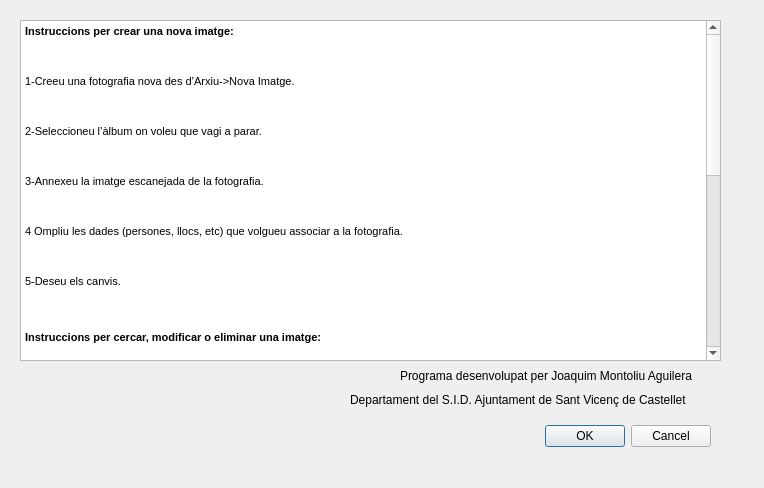
<?xml version="1.0" encoding="UTF-8"?>
<ui version="4.0">
 <class>InfoDialog</class>
 <widget class="QDialog" name="InfoDialog">
  <property name="geometry">
   <rect>
    <x>0</x>
    <y>0</y>
    <width>764</width>
    <height>488</height>
   </rect>
  </property>
  <property name="windowTitle">
   <string>Dialog</string>
  </property>
  <widget class="QDialogButtonBox" name="buttonBox">
   <property name="geometry">
    <rect>
     <x>370</x>
     <y>420</y>
     <width>341</width>
     <height>32</height>
    </rect>
   </property>
   <property name="orientation">
    <enum>Qt::Horizontal</enum>
   </property>
   <property name="standardButtons">
    <set>QDialogButtonBox::Cancel|QDialogButtonBox::Ok</set>
   </property>
  </widget>
  <widget class="QLabel" name="label">
   <property name="geometry">
    <rect>
     <x>400</x>
     <y>350</y>
     <width>311</width>
     <height>51</height>
    </rect>
   </property>
   <property name="text">
    <string>Programa desenvolupat per Joaquim Montoliu Aguilera</string>
   </property>
  </widget>
  <widget class="QLabel" name="label_2">
   <property name="geometry">
    <rect>
     <x>350</x>
     <y>390</y>
     <width>371</width>
     <height>20</height>
    </rect>
   </property>
   <property name="text">
    <string>Departament del S.I.D. Ajuntament de Sant Vicenç de Castellet</string>
   </property>
  </widget>
  <widget class="QTextBrowser" name="textBrowser">
   <property name="geometry">
    <rect>
     <x>20</x>
     <y>20</y>
     <width>701</width>
     <height>341</height>
    </rect>
   </property>
   <property name="html">
    <string>&lt;!DOCTYPE HTML PUBLIC &quot;-//W3C//DTD HTML 4.0//EN&quot; &quot;http://www.w3.org/TR/REC-html40/strict.dtd&quot;&gt;
&lt;html&gt;&lt;head&gt;&lt;meta name=&quot;qrichtext&quot; content=&quot;1&quot; /&gt;&lt;style type=&quot;text/css&quot;&gt;
p, li { white-space: pre-wrap; }
&lt;/style&gt;&lt;/head&gt;&lt;body style=&quot; font-family:'MS Shell Dlg 2'; font-size:7.8pt; font-weight:400; font-style:normal;&quot;&gt;
&lt;p style=&quot; margin-top:12px; margin-bottom:12px; margin-left:0px; margin-right:0px; -qt-block-indent:0; text-indent:0px;&quot;&gt;&lt;span style=&quot; font-family:'MS Shell Dlg 2,sans-serif'; font-size:8pt; font-weight:600;&quot;&gt;Instruccions per crear una nova imatge:&lt;/span&gt;&lt;span style=&quot; font-size:8pt;&quot;&gt; &lt;/span&gt;&lt;/p&gt;
&lt;p style=&quot; margin-top:12px; margin-bottom:12px; margin-left:0px; margin-right:0px; -qt-block-indent:0; text-indent:0px;&quot;&gt;&lt;span style=&quot; font-family:'MS Shell Dlg 2,sans-serif'; font-size:8pt; font-weight:600;&quot;&gt; &lt;/span&gt;&lt;span style=&quot; font-size:8pt;&quot;&gt; &lt;/span&gt;&lt;/p&gt;
&lt;p style=&quot; margin-top:12px; margin-bottom:12px; margin-left:0px; margin-right:0px; -qt-block-indent:0; text-indent:0px;&quot;&gt;&lt;span style=&quot; font-family:'MS Shell Dlg 2,sans-serif'; font-size:8pt;&quot;&gt;1-Creeu una fotografia nova des d’Arxiu-&amp;gt;Nova Imatge.&lt;/span&gt;&lt;span style=&quot; font-size:8pt;&quot;&gt; &lt;/span&gt;&lt;/p&gt;
&lt;p style=&quot; margin-top:12px; margin-bottom:12px; margin-left:0px; margin-right:0px; -qt-block-indent:0; text-indent:0px;&quot;&gt;&lt;span style=&quot; font-family:'MS Shell Dlg 2,sans-serif'; font-size:8pt;&quot;&gt; &lt;/span&gt;&lt;span style=&quot; font-size:8pt;&quot;&gt; &lt;/span&gt;&lt;/p&gt;
&lt;p style=&quot; margin-top:12px; margin-bottom:12px; margin-left:0px; margin-right:0px; -qt-block-indent:0; text-indent:0px;&quot;&gt;&lt;span style=&quot; font-family:'MS Shell Dlg 2,sans-serif'; font-size:8pt;&quot;&gt;2-Seleccioneu l’àlbum on voleu que vagi a parar.&lt;/span&gt;&lt;span style=&quot; font-size:8pt;&quot;&gt; &lt;/span&gt;&lt;/p&gt;
&lt;p style=&quot; margin-top:12px; margin-bottom:12px; margin-left:0px; margin-right:0px; -qt-block-indent:0; text-indent:0px;&quot;&gt;&lt;span style=&quot; font-family:'MS Shell Dlg 2,sans-serif'; font-size:8pt;&quot;&gt; &lt;/span&gt;&lt;span style=&quot; font-size:8pt;&quot;&gt; &lt;/span&gt;&lt;/p&gt;
&lt;p style=&quot; margin-top:12px; margin-bottom:12px; margin-left:0px; margin-right:0px; -qt-block-indent:0; text-indent:0px;&quot;&gt;&lt;span style=&quot; font-family:'MS Shell Dlg 2,sans-serif'; font-size:8pt;&quot;&gt;3-Annexeu la imatge escanejada de la fotografia. &lt;/span&gt;&lt;/p&gt;
&lt;p style=&quot; margin-top:12px; margin-bottom:12px; margin-left:0px; margin-right:0px; -qt-block-indent:0; text-indent:0px;&quot;&gt;&lt;span style=&quot; font-family:'MS Shell Dlg 2,sans-serif'; font-size:8pt;&quot;&gt; &lt;/span&gt;&lt;span style=&quot; font-size:8pt;&quot;&gt; &lt;/span&gt;&lt;/p&gt;
&lt;p style=&quot; margin-top:12px; margin-bottom:12px; margin-left:0px; margin-right:0px; -qt-block-indent:0; text-indent:0px;&quot;&gt;&lt;span style=&quot; font-family:'MS Shell Dlg 2,sans-serif'; font-size:8pt;&quot;&gt;4 Ompliu les dades (persones, llocs, etc) que volgueu associar a la fotografia.&lt;/span&gt;&lt;span style=&quot; font-size:8pt;&quot;&gt; &lt;/span&gt;&lt;/p&gt;
&lt;p style=&quot; margin-top:12px; margin-bottom:12px; margin-left:0px; margin-right:0px; -qt-block-indent:0; text-indent:0px;&quot;&gt;&lt;span style=&quot; font-family:'MS Shell Dlg 2,sans-serif'; font-size:8pt;&quot;&gt; &lt;/span&gt;&lt;span style=&quot; font-size:8pt;&quot;&gt; &lt;/span&gt;&lt;/p&gt;
&lt;p style=&quot; margin-top:12px; margin-bottom:12px; margin-left:0px; margin-right:0px; -qt-block-indent:0; text-indent:0px;&quot;&gt;&lt;span style=&quot; font-family:'MS Shell Dlg 2,sans-serif'; font-size:8pt;&quot;&gt;5-Deseu els canvis.&lt;/span&gt;&lt;span style=&quot; font-size:8pt;&quot;&gt; &lt;/span&gt;&lt;/p&gt;
&lt;p style=&quot; margin-top:12px; margin-bottom:12px; margin-left:0px; margin-right:0px; -qt-block-indent:0; text-indent:0px;&quot;&gt;&lt;span style=&quot; font-family:'Times New Roman,serif'; font-size:12pt;&quot;&gt; &lt;/span&gt;&lt;span style=&quot; font-size:8pt;&quot;&gt; &lt;/span&gt;&lt;/p&gt;
&lt;p style=&quot; margin-top:12px; margin-bottom:12px; margin-left:0px; margin-right:0px; -qt-block-indent:0; text-indent:0px;&quot;&gt;&lt;span style=&quot; font-family:'MS Shell Dlg 2,sans-serif'; font-size:8pt; font-weight:600;&quot;&gt;Instruccions per cercar, modificar o eliminar una imatge:&lt;/span&gt;&lt;span style=&quot; font-size:8pt;&quot;&gt; &lt;/span&gt;&lt;/p&gt;
&lt;p style=&quot; margin-top:12px; margin-bottom:12px; margin-left:0px; margin-right:0px; -qt-block-indent:0; text-indent:0px;&quot;&gt;&lt;span style=&quot; font-family:'MS Shell Dlg 2,sans-serif'; font-size:8pt; font-weight:600;&quot;&gt; &lt;/span&gt;&lt;span style=&quot; font-size:8pt;&quot;&gt; &lt;/span&gt;&lt;/p&gt;
&lt;p style=&quot; margin-top:12px; margin-bottom:12px; margin-left:0px; margin-right:0px; -qt-block-indent:0; text-indent:0px;&quot;&gt;&lt;span style=&quot; font-family:'MS Shell Dlg 2,sans-serif'; font-size:8pt;&quot;&gt;Per poder cercar una imatge:&lt;/span&gt;&lt;span style=&quot; font-size:8pt;&quot;&gt; &lt;/span&gt;&lt;/p&gt;
&lt;p style=&quot; margin-top:12px; margin-bottom:12px; margin-left:0px; margin-right:0px; -qt-block-indent:0; text-indent:0px;&quot;&gt;&lt;span style=&quot; font-family:'MS Shell Dlg 2,sans-serif'; font-size:8pt;&quot;&gt; &lt;/span&gt;&lt;span style=&quot; font-size:8pt;&quot;&gt; &lt;/span&gt;&lt;/p&gt;
&lt;p style=&quot; margin-top:12px; margin-bottom:12px; margin-left:0px; margin-right:0px; -qt-block-indent:0; text-indent:0px;&quot;&gt;&lt;span style=&quot; font-family:'MS Shell Dlg 2,sans-serif'; font-size:8pt;&quot;&gt;1- Seleccioneu l’àlbum i, quan el programa us ofereixi el llistat de les fotografies que l’integren, escolliu la que us interessi.&lt;/span&gt;&lt;span style=&quot; font-size:8pt;&quot;&gt; &lt;/span&gt;&lt;/p&gt;
&lt;p style=&quot; margin-top:12px; margin-bottom:12px; margin-left:0px; margin-right:0px; -qt-block-indent:0; text-indent:0px;&quot;&gt;&lt;span style=&quot; font-family:'MS Shell Dlg 2,sans-serif'; font-size:8pt;&quot;&gt; &lt;/span&gt;&lt;span style=&quot; font-size:8pt;&quot;&gt; &lt;/span&gt;&lt;/p&gt;
&lt;p style=&quot; margin-top:12px; margin-bottom:12px; margin-left:0px; margin-right:0px; -qt-block-indent:0; text-indent:0px;&quot;&gt;&lt;span style=&quot; font-family:'MS Shell Dlg 2,sans-serif'; font-size:8pt;&quot;&gt;2-Cerqueu-la a partir del títol que li vam posar.&lt;/span&gt;&lt;span style=&quot; font-size:8pt;&quot;&gt; &lt;/span&gt;&lt;/p&gt;
&lt;p style=&quot; margin-top:12px; margin-bottom:12px; margin-left:0px; margin-right:0px; -qt-block-indent:0; text-indent:0px;&quot;&gt;&lt;span style=&quot; font-family:'MS Shell Dlg 2,sans-serif'; font-size:8pt;&quot;&gt; &lt;/span&gt;&lt;span style=&quot; font-size:8pt;&quot;&gt; &lt;/span&gt;&lt;/p&gt;
&lt;p style=&quot; margin-top:12px; margin-bottom:12px; margin-left:0px; margin-right:0px; -qt-block-indent:0; text-indent:0px;&quot;&gt;&lt;span style=&quot; font-family:'MS Shell Dlg 2,sans-serif'; font-size:8pt;&quot;&gt;Un cop localitzada la imatge, podeu canviar les dades que conté, però sempre desant els canvis abans de tancar la finestra, per asegurar que es desin correctament. Si voleu eliminar-la, només cal que la seleccioneu de la llista d’imatges disponibles i la suprimiu.&lt;/span&gt;&lt;span style=&quot; font-size:8pt;&quot;&gt; &lt;/span&gt;&lt;/p&gt;
&lt;p style=&quot; margin-top:12px; margin-bottom:12px; margin-left:0px; margin-right:0px; -qt-block-indent:0; text-indent:0px;&quot;&gt;&lt;span style=&quot; font-family:'MS Shell Dlg 2,sans-serif'; font-size:8pt;&quot;&gt; &lt;/span&gt;&lt;span style=&quot; font-size:8pt;&quot;&gt; &lt;/span&gt;&lt;/p&gt;
&lt;p style=&quot; margin-top:12px; margin-bottom:12px; margin-left:0px; margin-right:0px; -qt-block-indent:0; text-indent:0px;&quot;&gt;&lt;span style=&quot; font-family:'MS Shell Dlg 2,sans-serif'; font-size:8pt; font-weight:600;&quot;&gt;Funcionament bàsic del programa:&lt;/span&gt;&lt;span style=&quot; font-size:8pt;&quot;&gt; &lt;/span&gt;&lt;/p&gt;
&lt;p style=&quot; margin-top:12px; margin-bottom:12px; margin-left:0px; margin-right:0px; -qt-block-indent:0; text-indent:0px;&quot;&gt;&lt;span style=&quot; font-family:'MS Shell Dlg 2,sans-serif'; font-size:8pt; font-weight:600;&quot;&gt; &lt;/span&gt;&lt;span style=&quot; font-size:8pt;&quot;&gt; &lt;/span&gt;&lt;/p&gt;
&lt;p style=&quot; margin-top:12px; margin-bottom:12px; margin-left:0px; margin-right:0px; -qt-block-indent:0; text-indent:0px;&quot;&gt;&lt;span style=&quot; font-family:'MS Shell Dlg 2,sans-serif'; font-size:8pt;&quot;&gt;1- El programa crea una carpeta per cada àlbum, i totes els fotografies d’aquest álbum es guarden en aquesta carpeta.&lt;/span&gt;&lt;span style=&quot; font-size:8pt;&quot;&gt; &lt;/span&gt;&lt;/p&gt;
&lt;p style=&quot; margin-top:12px; margin-bottom:12px; margin-left:0px; margin-right:0px; -qt-block-indent:0; text-indent:0px;&quot;&gt;&lt;span style=&quot; font-family:'MS Shell Dlg 2,sans-serif'; font-size:8pt;&quot;&gt; &lt;/span&gt;&lt;span style=&quot; font-size:8pt;&quot;&gt; &lt;/span&gt;&lt;/p&gt;
&lt;p style=&quot; margin-top:12px; margin-bottom:12px; margin-left:0px; margin-right:0px; -qt-block-indent:0; text-indent:0px;&quot;&gt;&lt;span style=&quot; font-family:'MS Shell Dlg 2,sans-serif'; font-size:8pt;&quot;&gt;2- Totes les dades associades a les fotografies d’un àlbum es desen en un fitxer anomentat “Dades”.  &lt;/span&gt;&lt;span style=&quot; font-size:8pt;&quot;&gt; &lt;/span&gt;&lt;/p&gt;
&lt;p style=&quot; margin-top:12px; margin-bottom:12px; margin-left:0px; margin-right:0px; -qt-block-indent:0; text-indent:0px;&quot;&gt;&lt;span style=&quot; font-family:'MS Shell Dlg 2,sans-serif'; font-size:8pt;&quot;&gt; &lt;/span&gt;&lt;span style=&quot; font-size:8pt;&quot;&gt; &lt;/span&gt;&lt;/p&gt;
&lt;p style=&quot; margin-top:12px; margin-bottom:12px; margin-left:0px; margin-right:0px; -qt-block-indent:0; text-indent:0px;&quot;&gt;&lt;span style=&quot; font-family:'MS Shell Dlg 2,sans-serif'; font-size:8pt;&quot;&gt;3- Per tornar a crear una col·lecció d’àlbums des de zero, cal eliminar el fitxer “Dades” i totes les carpetes que continguin àlbums fotogràfics.&lt;/span&gt;&lt;span style=&quot; font-size:8pt;&quot;&gt; &lt;/span&gt;&lt;/p&gt;&lt;/body&gt;&lt;/html&gt;</string>
   </property>
  </widget>
 </widget>
 <resources/>
 <connections>
  <connection>
   <sender>buttonBox</sender>
   <signal>accepted()</signal>
   <receiver>InfoDialog</receiver>
   <slot>accept()</slot>
   <hints>
    <hint type="sourcelabel">
     <x>248</x>
     <y>254</y>
    </hint>
    <hint type="destinationlabel">
     <x>157</x>
     <y>274</y>
    </hint>
   </hints>
  </connection>
  <connection>
   <sender>buttonBox</sender>
   <signal>rejected()</signal>
   <receiver>InfoDialog</receiver>
   <slot>reject()</slot>
   <hints>
    <hint type="sourcelabel">
     <x>316</x>
     <y>260</y>
    </hint>
    <hint type="destinationlabel">
     <x>286</x>
     <y>274</y>
    </hint>
   </hints>
  </connection>
 </connections>
</ui>
